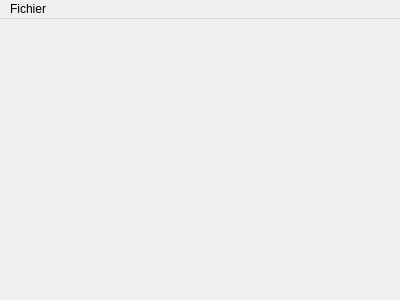
<?xml version="1.0" encoding="UTF-8"?>
<ui version="4.0">
 <class>MainWindow</class>
 <widget class="QMainWindow" name="MainWindow">
  <property name="geometry">
   <rect>
    <x>0</x>
    <y>0</y>
    <width>400</width>
    <height>300</height>
   </rect>
  </property>
  <property name="windowTitle">
   <string>MainWindow</string>
  </property>
  <widget class="QWidget" name="centralWidget"/>
  <widget class="QMenuBar" name="menuBar">
   <property name="geometry">
    <rect>
     <x>0</x>
     <y>0</y>
     <width>400</width>
     <height>20</height>
    </rect>
   </property>
   <widget class="QMenu" name="menuFichier">
    <property name="title">
     <string>Fichier</string>
    </property>
    <addaction name="actionUni_canal"/>
    <addaction name="actionMulticanal"/>
   </widget>
   <addaction name="menuFichier"/>
  </widget>
  <action name="actionUni_canal">
   <property name="text">
    <string>Unicanal</string>
   </property>
  </action>
  <action name="actionMulticanal">
   <property name="text">
    <string>Multicanal</string>
   </property>
  </action>
 </widget>
 <layoutdefault spacing="6" margin="11"/>
 <resources/>
 <connections/>
</ui>
